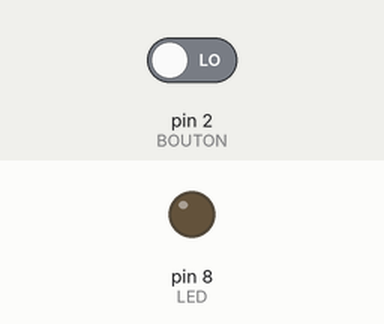
Bench run of a sketch on a simulated Arduino Uno, built with avr-gcc and run on an emulated ATmega328P. Shown: output pins drawn as LEDs (lit = HIGH). Inputs (shaded band) come from the test bench; at power-on: pin 2 (BOUTON) LOW. Random numbers use the default seed unless the sketch sets one; what the sketch prints to the serial monitor is not drawn.

Above: at 2.9 s.
3.0 s: pin 2 (BOUTON) driven HIGH
At 5.2 s:
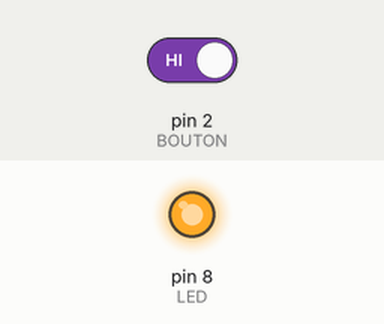
6.5 s: pin 2 (BOUTON) driven LOW
Timing chart, 0 to 13.0 s (numbered marks = the images above; inputs shaded):
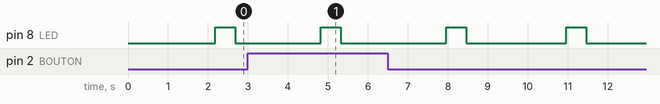

The sketch:

reflexe-v1.ino
```cpp
// reflexe-v1 : jeu « attrape la lumière »
// La LED s'allume au hasard ; il faut appuyer sur le bouton en moins d'une demi-seconde.
// Montage : LED sur la broche 8 (220 ohms), bouton sur la broche 2 (rappel 10 kilohms vers GND)
// Cette version contient une triche : à trouver pendant la séance.

const int LED = 8;
const int BOUTON = 2;
int score = 0;
int vies = 3;

void setup() {
  pinMode(LED, OUTPUT);
  pinMode(BOUTON, INPUT);
  Serial.begin(9600);
  randomSeed(analogRead(A0));    // broche A0 en l'air : un départ différent à chaque fois
  Serial.println("Attrape la lumiere !");
}

void loop() {
  if (vies < 1) {                // partie terminée : on ne fait plus rien
    return;
  }
  delay(random(1000, 3000));     // attente au hasard entre 1 et 3 secondes
  digitalWrite(LED, HIGH);
  unsigned long debut = millis();
  bool attrape = false;
  while (millis() - debut < 500) {        // pendant 500 ms
    if (digitalRead(BOUTON) == HIGH) {
      attrape = true;
    }
  }
  digitalWrite(LED, LOW);
  if (attrape) {
    score = score + 1;
  } else {
    vies = vies - 1;
  }
  Serial.print("Score : ");
  Serial.print(score);
  Serial.print("   Vies : ");
  Serial.println(vies);
  if (vies < 1) {
    Serial.println("Perdu !");
  }
}
```

Measured:
- by itself, pin 8 (LED): alternates HIGH for 0.50 s and LOW for 2.5 s, 4 changes in all, then stays LOW
